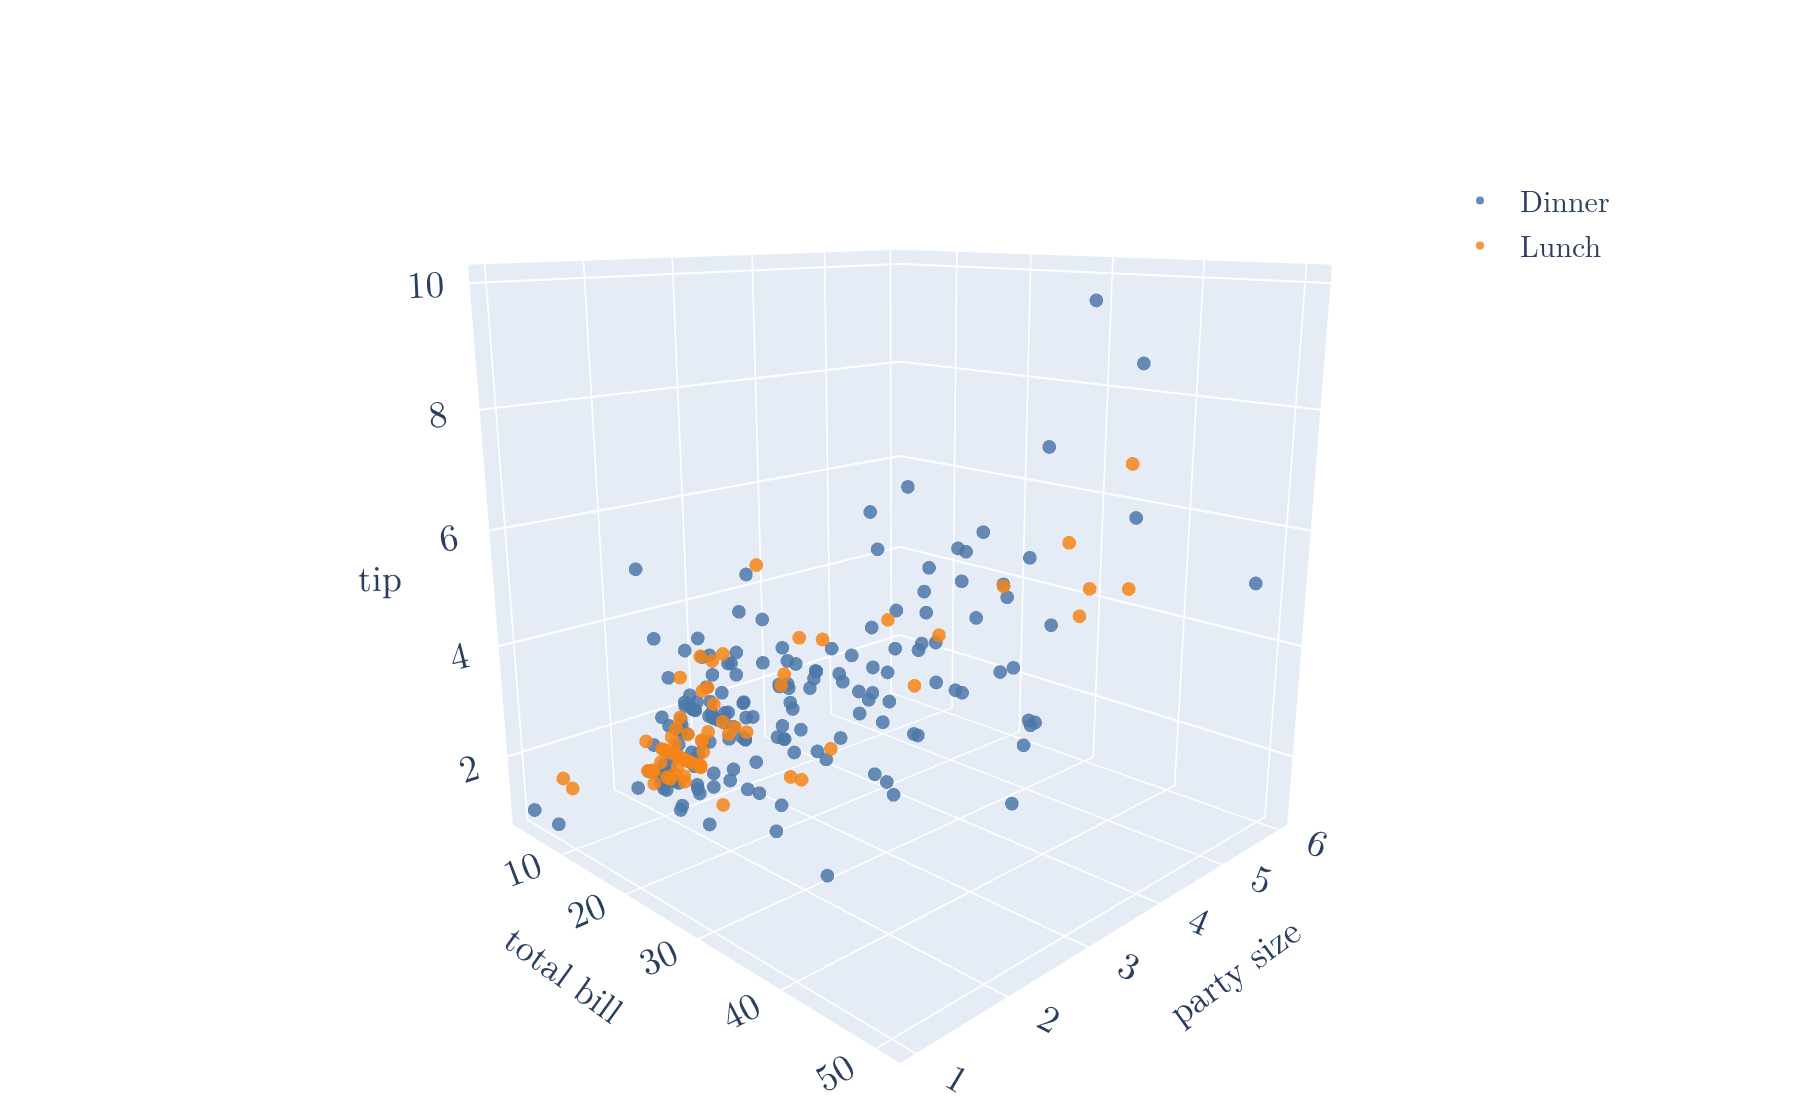

This figure's Python source:
"""A 3D scatter plot: three numerical columns of the tips data at once, coloured by a fourth (time)."""
from pathlib import Path
import pandas as pd
import plotly.express as px

here = Path(__file__).parent
tips = pd.read_csv(here.parent / "data" / "tips.csv")
fig = px.scatter_3d(tips, x="total_bill", y="size", z="tip", color="time",
                    color_discrete_map={"Lunch": "#F58518", "Dinner": "#4C78A8"})
fig.update_traces(marker=dict(size=4, opacity=0.85))
fig.update_layout(width=900, height=560, font=dict(family="Latin Modern Roman", size=15),
                  scene=dict(xaxis_title="total bill", yaxis_title="party size", zaxis_title="tip",
                             camera=dict(eye=dict(x=1.6, y=-1.6, z=0.6))),
                  legend=dict(title="", x=0.8, y=0.85), margin=dict(l=0, r=0, t=0, b=0))
fig.write_image(here / "scatter_3d.png", scale=2)
fig.write_image(here / "scatter_3d.pdf")
